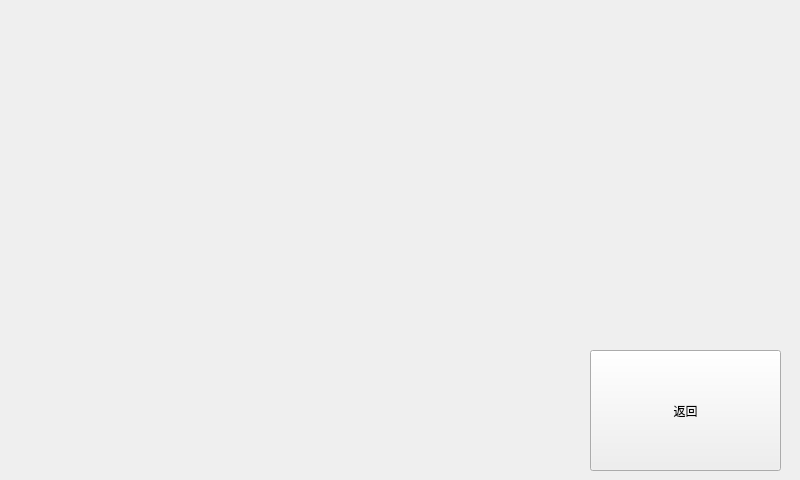
<?xml version="1.0" encoding="UTF-8"?>
<ui version="4.0">
 <class>WeatherDateTime</class>
 <widget class="QWidget" name="WeatherDateTime">
  <property name="geometry">
   <rect>
    <x>0</x>
    <y>0</y>
    <width>800</width>
    <height>480</height>
   </rect>
  </property>
  <property name="windowTitle">
   <string>Form</string>
  </property>
  <widget class="QPushButton" name="back">
   <property name="geometry">
    <rect>
     <x>590</x>
     <y>350</y>
     <width>191</width>
     <height>121</height>
    </rect>
   </property>
   <property name="text">
    <string>返回</string>
   </property>
  </widget>
 </widget>
 <resources/>
 <connections/>
</ui>
